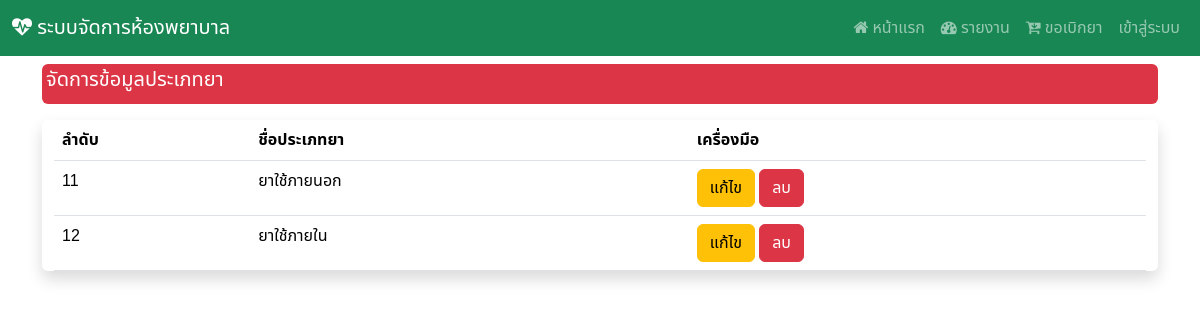
/manage_type, run on an earlier commit of the app's database.
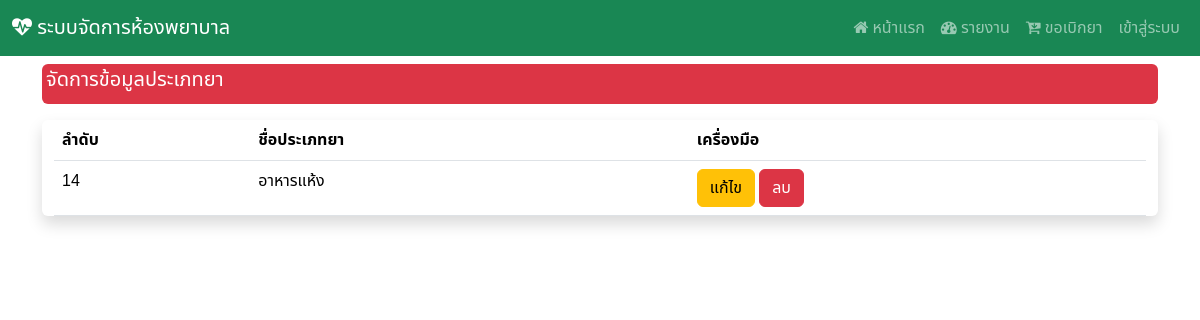
And on a later commit of the database.
### Hospital_app/models.py (models this page shows, shortened)
class d_type(models.Model):
    type_id = models.AutoField(primary_key=True)
    type_name = models.CharField(max_length=255)

### Hospital_app/views.py (the view)
# urls.py: path('manage_type',views.manage_type),
def manage_type(request):
    show_type = d_type.objects.all()
    context  = {"type" : show_type}
    return render(request,'manage_type.html',context)

### Hospital_app/templates/manage_type.html (shortened to what this page needs)
{% extends "base.html" %}
{% block content %}
<div class="mt-2 p-1 bg-danger text-white rounded">
    <h5>จัดการข้อมูลประเภทยา</h5>
</div>
<div class="container-fluid my-3 justify-content-center align-items-center shadow rounded">
    <table class="table table-responsive">
        <thead>
            <tr>
                <th>ลำดับ</th>
                <th>ชื่อประเภทยา</th>
                <th></th>
                <th>เครื่องมือ</th>
            </tr>
        </thead>
        <tbody>
            {% for i in type %}
            <tr>
                <td>{{ i.type_id }}</td>
                <td>{{ i.type_name }}</td>
                <td>{{ i.product_exp }}</td>
                <td>
                <div class="col d-none d-sm-block">
                    <a href="editt/{{ i.type_id }}" class="btn btn-warning">แก้ไข</a>
                    <a href="delete_type/{{ i.type_id }}/" class="btn btn-danger" data-bs-toggle="modal" data-bs-target="#deleteConfirmationModal" onclick="setDeleteUrl('delete_type/{{ i.type_id }}/')">ลบ</a>
                </div>
                </td>
            </tr>
            {% endfor %}
        </tbody>
      </div>
</div>
{% endblock %}

### Hospital_app/templates/base.html (shortened to what this page needs)
<!DOCTYPE html>
<html>
  <head>
    {% load bootstrap5 %} {% bootstrap_css %} {% bootstrap_javascript %}
    <link
      rel="stylesheet"
      href="path/to/font-awesome/css/font-awesome.min.css"
    />
    <link
      href="https://maxcdn.bootstrapcdn.com/font-awesome/4.7.0/css/font-awesome.min.css"
      rel="stylesheet"
    />
  </head>
  <body>
    <nav class="navbar navbar-expand-lg navbar-dark bg-success">
      <div class="container-fluid">
        <a class="navbar-brand" href="#"
          ><i class="fa fa-heartbeat" aria-hidden="true"></i>
          ระบบจัดการห้องพยาบาล
        </a>
        <div class="collapse navbar-collapse" id="navbarNav">
          <ul class="navbar-nav ms-auto">
            <li class="nav-item">
              <a class="nav-link" href="/">
                <i class="fa fa-home" aria-hidden="true"></i>
                หน้าเเรก</a
              >
            </li>
            <li class="nav-item">
              <a class="nav-link" href="/report">
                <i class="fa fa-tachometer" aria-hidden="true"></i>
                รายงาน</a
              >
            </li>
            <li class="nav-item">
              <a class="nav-link" href="/buy_productu">
                <i class="fa fa-cart-arrow-down" aria-hidden="true"></i>
                ขอเบิกยา</a
              >
            </li>
            {% if user.is_authenticated %}
            <li class="nav-item">
              <a class="nav-link" href="logout">ออกจากระบบ</a>
            </li>
            {% else %}
            <li class="nav-item">
              <a class="nav-link" href="/login">เข้าสู่ระบบ</a>
            </li>
            {% endif %}
          </ul>
        </div>
      </div>
    </nav>
    <div class="container ">
      {% block content%}{% endblock %}
  </body>
</html>

### Hospital_app/templates/base.html (style rules this page uses)
body { font-family: "Noto Sans Thai", sans-serif; }

What changed in the data, as far as the page shows it:
removed d_type: type_id "11", type_name "ยาใช้ภายนอก"
removed d_type: type_id "12", type_name "ยาใช้ภายใน"
added d_type: type_id "14", type_name "อาหารแห้ง"
